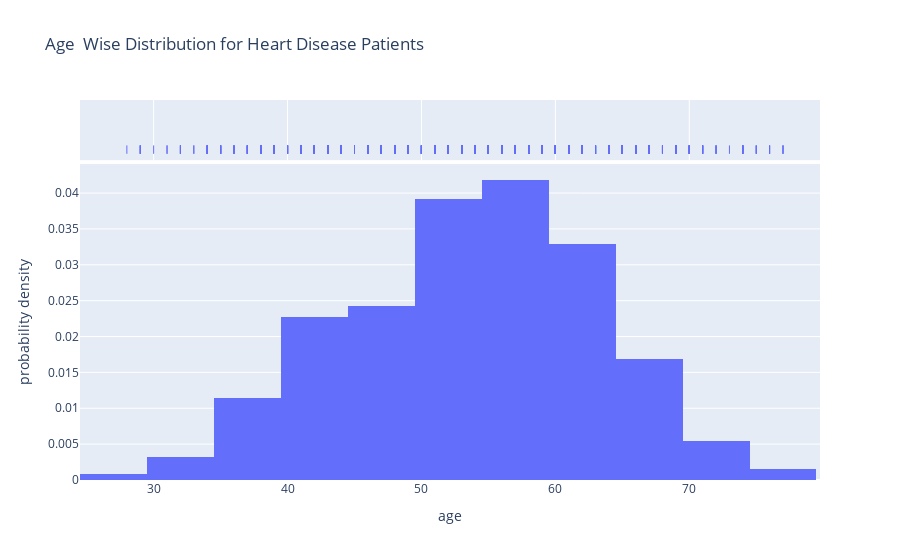

The cell this chart's notebook holds for it:
### Markdown cell above
> - As we can see from the above **violin plot** , the **average age** of patients is around **55**.

### Code cell
# Creaing a KDEplot using .displot() of seaborn for 'Age wise distribution'

# Create a histogram with KDE
fig = px.histogram(
    heart,
    x="age",
    nbins=10,
    marginal="rug",
    # Title for histogram
    title="Age  Wise Distribution for Heart Disease Patients ",
    # specify the density interms of probability
    histnorm="probability density",
)

# Show the plot
fig.show()

### Figure 1 — Plotly figure (JSON) as saved in the notebook; plotly's stock layout.template omitted (floating-point values rounded to 4 significant figures; data arrays with more than 128 entries replaced by an {"elided": "..."} marker saying what was removed)
{"data": [{"alignmentgroup": "True", "bingroup": "x", "histnorm": "probability density", "hovertemplate": "age=%{x}<br>probability density=%{y}<extra></extra>", "legendgroup": "", "marker": {"color": "#636efa", "pattern": {"shape": ""}}, "name": "", "nbinsx": 10, "offsetgroup": "", "orientation": "v", "showlegend": false, "type": "histogram", "x": {"elided": "1190 int values"}, "xaxis": "x", "yaxis": "y"}, {"alignmentgroup": "True", "boxpoints": "all", "fillcolor": "rgba(255,255,255,0)", "hoveron": "points", "hovertemplate": "age=%{x}<extra></extra>", "jitter": 0, "legendgroup": "", "line": {"color": "rgba(255,255,255,0)"}, "marker": {"color": "#636efa", "symbol": "line-ns-open"}, "name": "", "offsetgroup": "", "showlegend": false, "type": "box", "x": {"elided": "1190 int values"}, "xaxis": "x2", "yaxis": "y2"}], "layout": {"autosize": true, "barmode": "relative", "legend": {"tracegroupgap": 0}, "title": {"text": "Age  Wise Distribution for Heart Disease Patients "}, "xaxis": {"anchor": "y", "autorange": true, "domain": [0, 1], "range": [24.5, 79.76], "title": {"text": "age"}, "type": "linear"}, "xaxis2": {"anchor": "y2", "autorange": true, "domain": [0, 1], "matches": "x", "range": [24.5, 79.76], "showgrid": true, "showticklabels": false, "type": "linear"}, "yaxis": {"anchor": "x", "autorange": true, "domain": [0, 0.8316], "range": [0, 0.04405], "title": {"text": "probability density"}}, "yaxis2": {"anchor": "x2", "autorange": true, "domain": [0.8416, 1], "matches": "y2", "range": [-0.6176, 0.5], "showgrid": false, "showline": false, "showticklabels": false, "ticks": "", "type": "category"}}}
